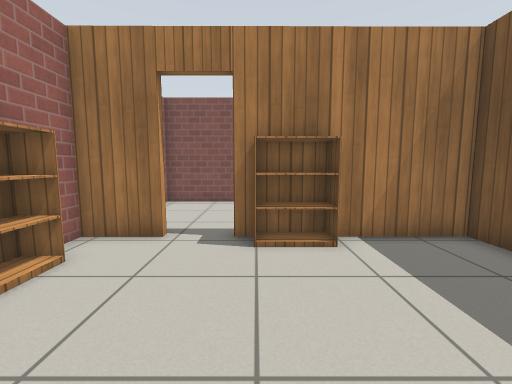
view 1 (above)

24 first-person views from a walk through a Gazebo world. The camera is 0.9 m above the floor, tilts 6° down and sees 90° across. The floor is counted in squares, 0.5 m on a side. Each view is taken from the middle of a square. On the plan, view 1 faces up. The plan holds only what a view shows up to about 15 squares ahead; the rest is blank. Simple patterns stand in for the simulator's built-in surfaces. Simple shapes stand in for some stock models.

view 2
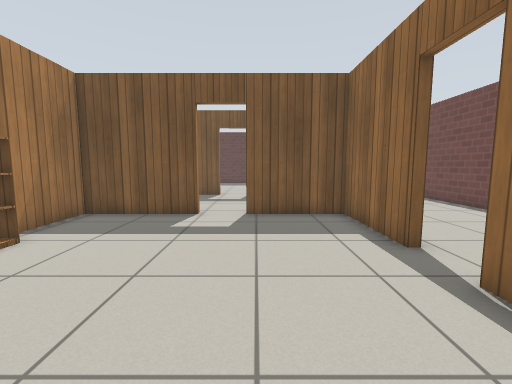

view 3
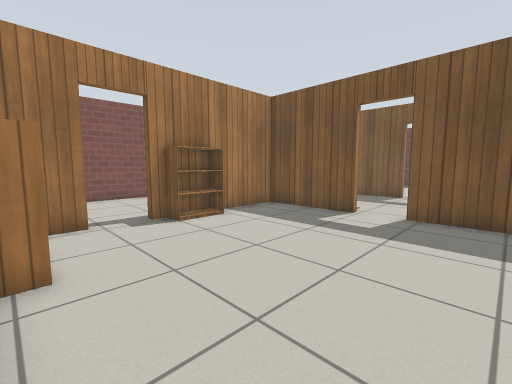

view 4
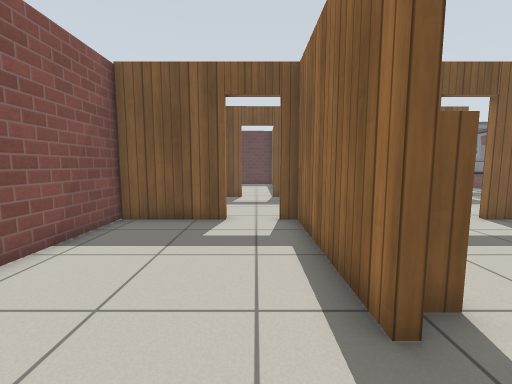

view 5
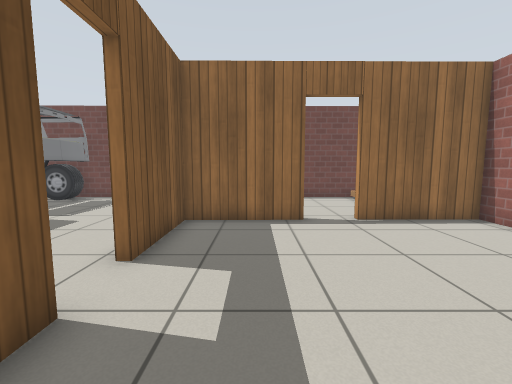

view 6
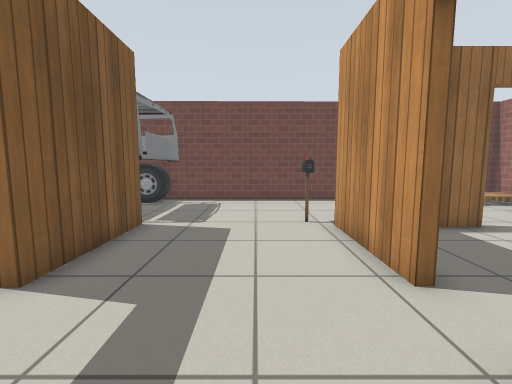

view 7
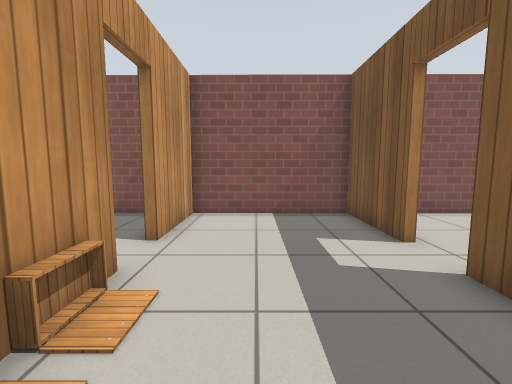

view 8
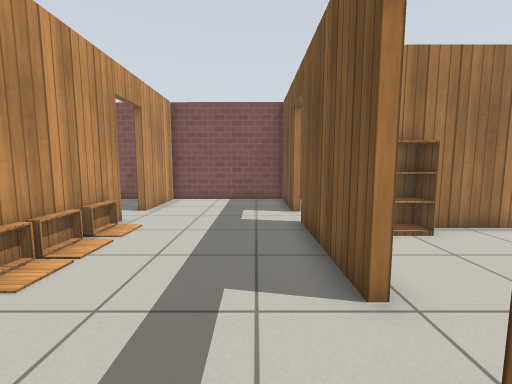

view 9
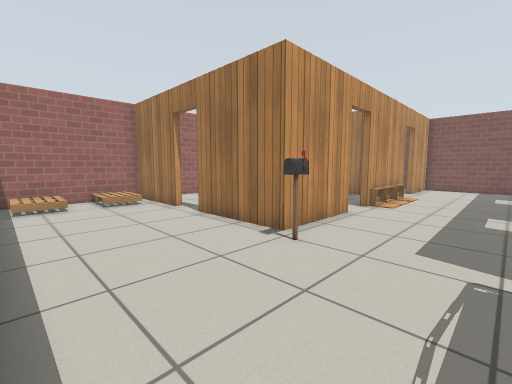

view 10
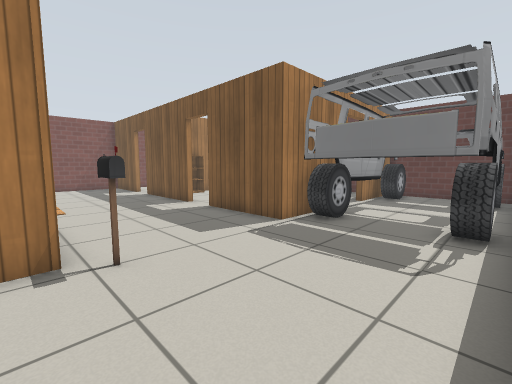

view 11
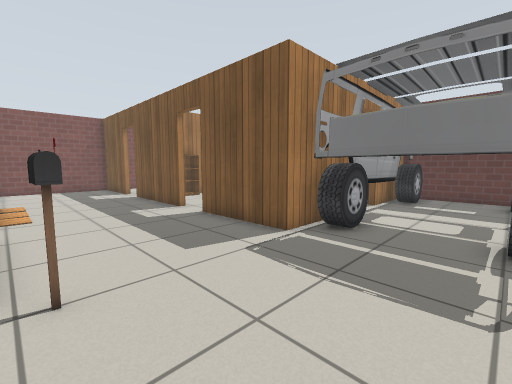

view 12
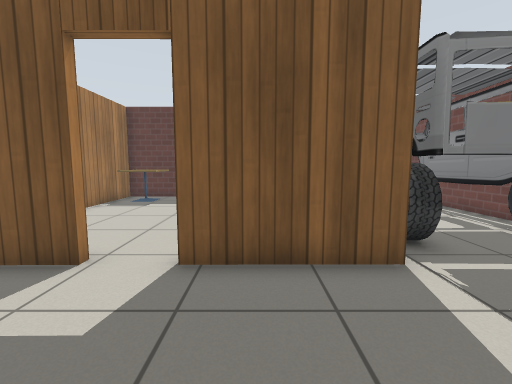

view 13
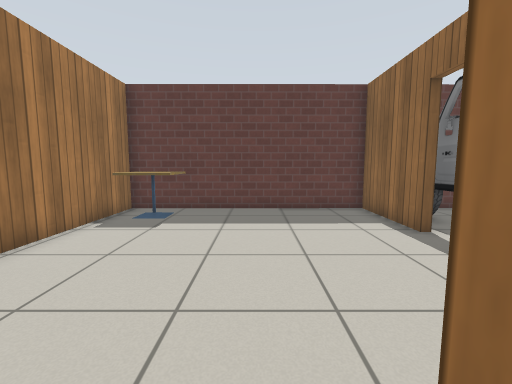

view 14
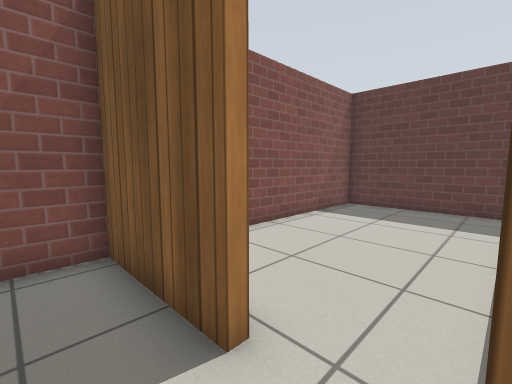

view 15
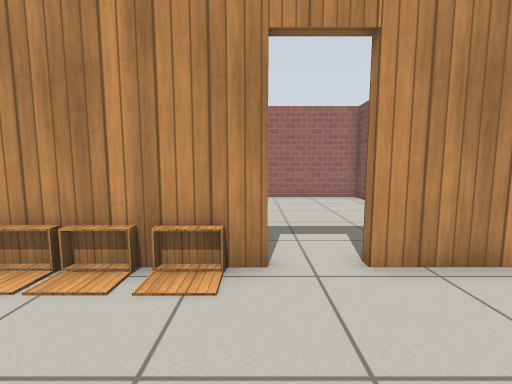

view 16
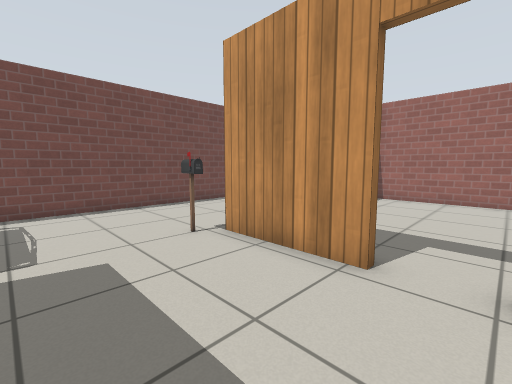

view 17
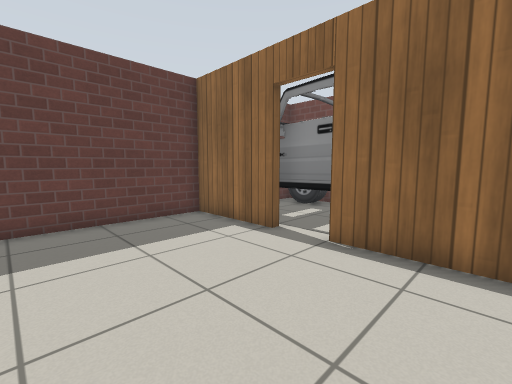

view 18
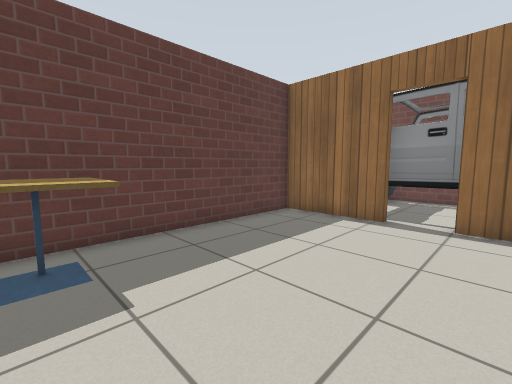

view 19
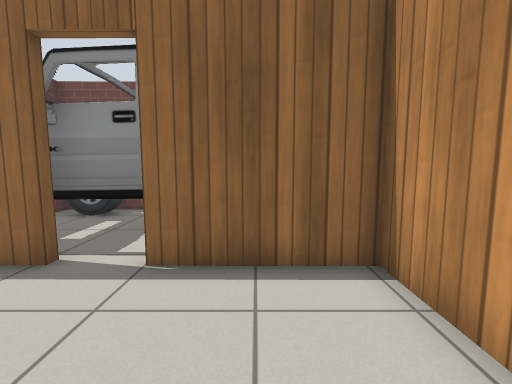

view 20
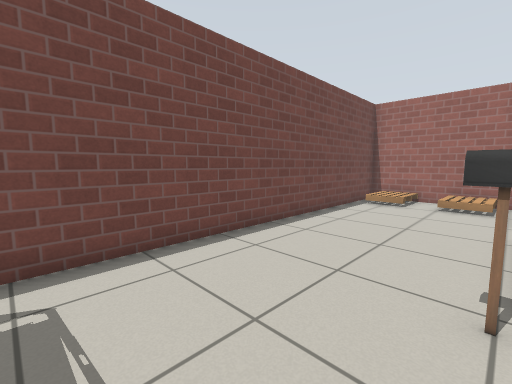

view 21
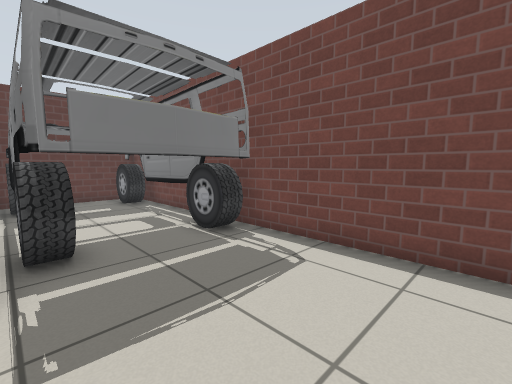

view 22
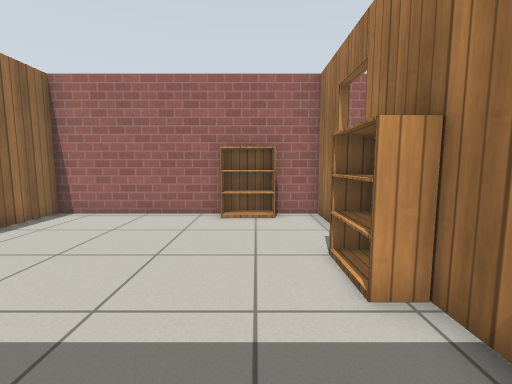

view 23
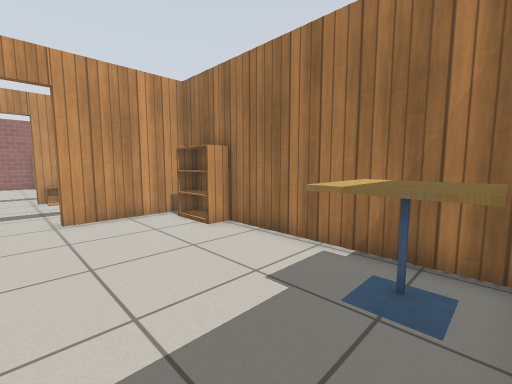

view 24
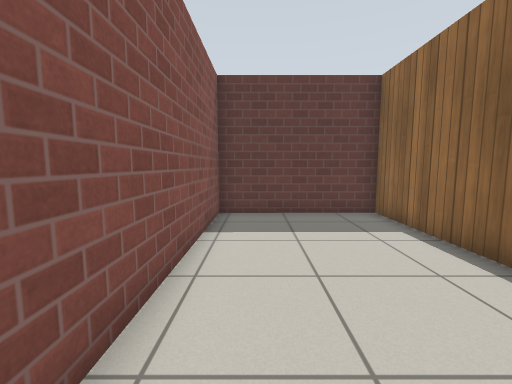

### Floor plan
Key: @ floor where view 1 was taken; # wall or solid block; . floor; D open door; B bookshelf; C car; P pallet; S postbox; T cafe table; O other object.
Columns run from 5 left of view 1 to 22 right of it. Each row starts with its distance up from view 1.
 13 ############################
 12 #.........#.....#  ........#
 11 #.........#.....#..........#
 10 #.........#.....#..........#
  9 #.........DD....#..........#
  8 #.........DD....DD.........#
  7 ###DD..#####....#D.........#
  6 #..DDBBB...O....##BB########
  5 #..........#....#.......TTT#
  4 #B.........O....##......TTT#
  3 #B........#O.....#.........#
  2 #.........DD.....D.........#
  1 #.........DD.....D.........#
  0 #....@....#......#.........#
 -1 #.........#......#.........#
 -2 #.........#......#.........#
 -3 #####DD#####.....#....D....#
 -4 #....DD....S.....CCCCCC#####
 -5 #PPP.............CCCCCCCCCC#
 -6 #PPP.............CCCCCCCCC #
 -7 #PP..............CCCCCCCCCC#
 -8 #PP..............CCCCCCCCCC#
 -9 ###....................#####
-10  #######################

Positions as (right, up) in squares from view 1, and headings:
1: (0, 0), facing up
2: (-4, 0), facing right
3: (-4, -2), facing up-right
4: (-3, 8), facing right
5: (3, 5), facing down
6: (8, 4), facing down
7: (8, 3), facing up
8: (10, -1), facing up
9: (10, -9), facing up-left
10: (5, -9), facing up-right
11: (6, -8), facing up-right
12: (7, -1), facing right
13: (11, 1), facing right
14: (10, 7), facing up-right
15: (10, 7), facing left
16: (10, 2), facing down-left
17: (13, 2), facing down-right
18: (15, 5), facing down-right
19: (14, 1), facing down
20: (10, -4), facing down-left
21: (7, -4), facing down-right
22: (5, 4), facing left
23: (21, 1), facing up-left
24: (12, 11), facing right
